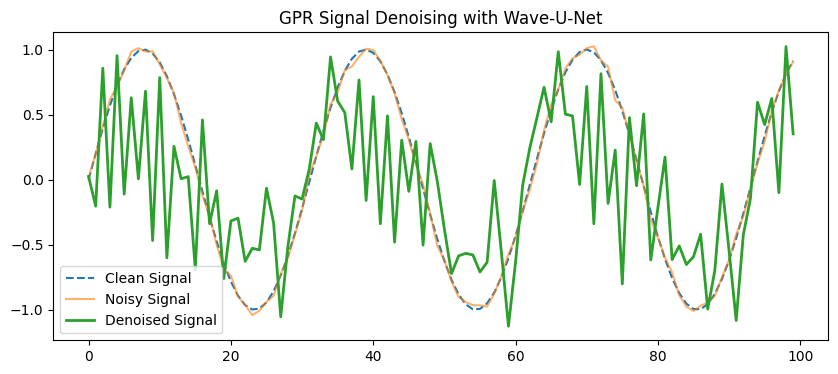

Recreate this plot in Python.
import numpy as np
import tensorflow as tf
from tensorflow.keras.layers import Input, Conv1D, Conv1DTranspose, BatchNormalization, Add
from tensorflow.keras.models import Model
import matplotlib.pyplot as plt

# Load GPR data (Replace with actual data loading code)
def load_gpr_data():
    np.random.seed(42)
    clean_signal = np.sin(np.linspace(0, 20, 100))  # Simulated clean GPR signal
    noise = np.random.normal(0, 0.03, clean_signal.shape)  # Add Gaussian noise
    noisy_signal = clean_signal + noise
    return noisy_signal.reshape(-1, 1), clean_signal.reshape(-1, 1)

# Define Wave-U-Net inspired model for GPR denoising
def build_waveunet(input_shape):
    input_layer = Input(shape=input_shape)
    
    # Encoder
    x1 = Conv1D(64, kernel_size=5, activation='relu', padding='same')(input_layer)
    x1 = BatchNormalization()(x1)
    x2 = Conv1D(128, kernel_size=5, activation='relu', padding='same', strides=2)(x1)
    x2 = BatchNormalization()(x2)
    x3 = Conv1D(256, kernel_size=5, activation='relu', padding='same', strides=2)(x2)
    x3 = BatchNormalization()(x3)
    
    # Decoder with Conv1DTranspose to match shapes
    x4 = Conv1DTranspose(128, kernel_size=5, strides=2, activation='relu', padding='same')(x3)
    x4 = BatchNormalization()(x4)
    x4 = Add()([x4, x2])  # Skip connection
    
    x5 = Conv1DTranspose(64, kernel_size=5, strides=2, activation='relu', padding='same')(x4)
    x5 = BatchNormalization()(x5)
    x5 = Add()([x5, x1])  # Skip connection
    
    output_layer = Conv1D(1, kernel_size=5, activation='linear', padding='same')(x5)
    
    return Model(input_layer, output_layer)

if __name__ == "__main__":
    # Load Data
    noisy_signal, clean_signal = load_gpr_data()
    noisy_signal = np.expand_dims(noisy_signal, axis=0)  # Add batch dimension
    clean_signal = np.expand_dims(clean_signal, axis=0)
    
    # Build and Compile Model
    model = build_waveunet(input_shape=(100, 1))
    model.compile(optimizer=tf.keras.optimizers.Adam(learning_rate=0.0005), loss='mse')
    
    # Train Model
    model.fit(noisy_signal, clean_signal, epochs=500, batch_size=1, verbose=1)
    
    # Denoise the signal
    denoised_signal = model.predict(noisy_signal)
    
    # Plot Results
    plt.figure(figsize=(10, 4))
    plt.plot(clean_signal[0], label='Clean Signal', linestyle='dashed')
    plt.plot(noisy_signal[0], label='Noisy Signal', alpha=0.6)
    plt.plot(denoised_signal[0], label='Denoised Signal', linewidth=2)
    plt.legend()
    plt.title("GPR Signal Denoising with Wave-U-Net")
    plt.show()
    
    # Save the trained model
    model.save("gpr_waveunet_denoising.h5")
